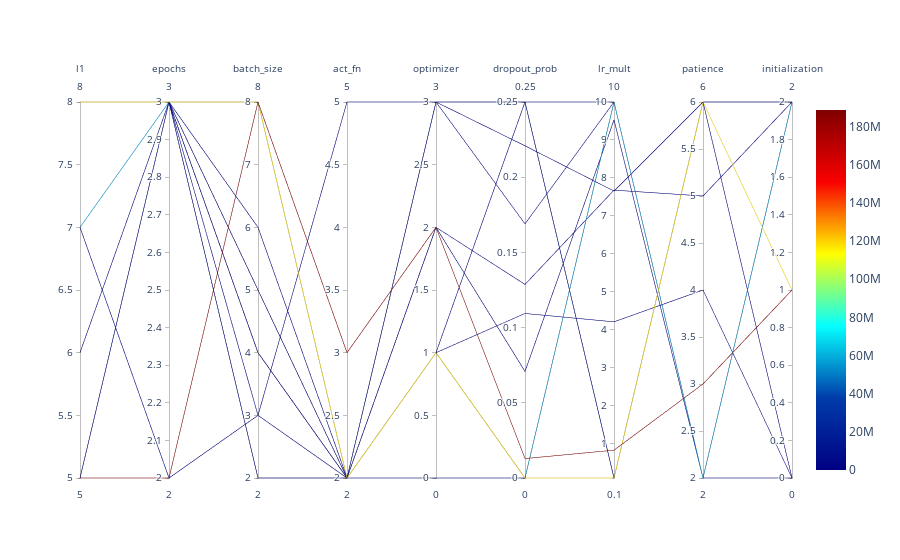

The code cell stored with this chart in its notebook:
### Code cell
spot_tuner.parallel_plot()

### Figure 1 — Plotly figure (JSON) as saved in the notebook; plotly's stock layout.template omitted (floating-point values rounded to 4 significant figures)
{"data": [{"dimensions": [{"label": "l1", "range": [5, 8], "values": [8, 5, 7, 6, 8, 8, 7, 8, 5, 5, 8, 8]}, {"label": "epochs", "range": [2, 3], "values": [3, 2, 2, 3, 3, 3, 3, 3, 3, 3, 3, 3]}, {"label": "batch_size", "range": [2, 8], "values": [5, 8, 3, 6, 2, 8, 8, 4, 4, 2, 5, 3]}, {"label": "act_fn", "range": [2, 5], "values": [2, 3, 5, 2, 2, 2, 2, 2, 2, 2, 2, 2]}, {"label": "optimizer", "range": [0, 3], "values": [1, 2, 3, 2, 1, 1, 1, 3, 2, 3, 3, 0]}, {"label": "dropout_prob", "range": [0, 0.25], "values": [0.1094, 0.01293, 0.2209, 0.07084, 0.25, 0, 0, 0.169, 0.1287, 0.25, 0.25, 0]}, {"label": "lr_mult", "range": [0.1, 10], "values": [4.212, 0.8327, 7.655, 9.529, 0.1, 0.1, 10, 10, 7.68, 0.1, 10, 10]}, {"label": "patience", "range": [2, 6], "values": [4, 3, 6, 2, 6, 6, 2, 2, 5, 6, 2, 2]}, {"label": "initialization", "range": [0, 2], "values": [0, 1, 2, 2, 0, 1, 2, 2, 2, 2, 2, 0]}], "line": {"cmax": 188761008, "cmin": 150.1, "color": [192.0, 188761008, 326.3, 637604, 6045.0, 117985112, 55424216, 350.9, 204300.0, 7630000.0, 402.2, 150.1], "colorscale": [[0, "rgb(0,0,131)"], [0.2, "rgb(0,60,170)"], [0.4, "rgb(5,255,255)"], [0.6, "rgb(255,255,0)"], [0.8, "rgb(250,0,0)"], [1, "rgb(128,0,0)"]], "showscale": true}, "type": "parcoords"}], "layout": {}}
